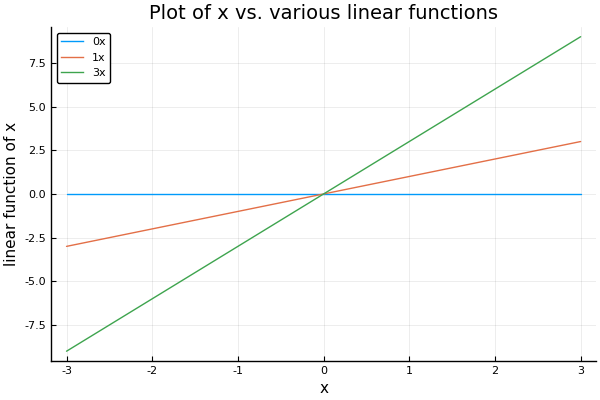

Reproduce this figure in Julia.
# This file was generated by JuDoc, do not modify it. # hide
# hideall
import Plots
Plots.pyplot()
Plots.plot(title="Plot of x vs. various linear functions",
           xlabel="x", ylabel="linear function of x")
Plots.plot!(x -> 0, -3.:1e-2:3., label="0x")
Plots.plot!(x -> x, -3.:1e-2:3., label="1x")
Plots.plot!(x -> 3x, -3.:1e-2:3., label="3x")
Plots.savefig(joinpath(@__DIR__, "linearplot.png"))
